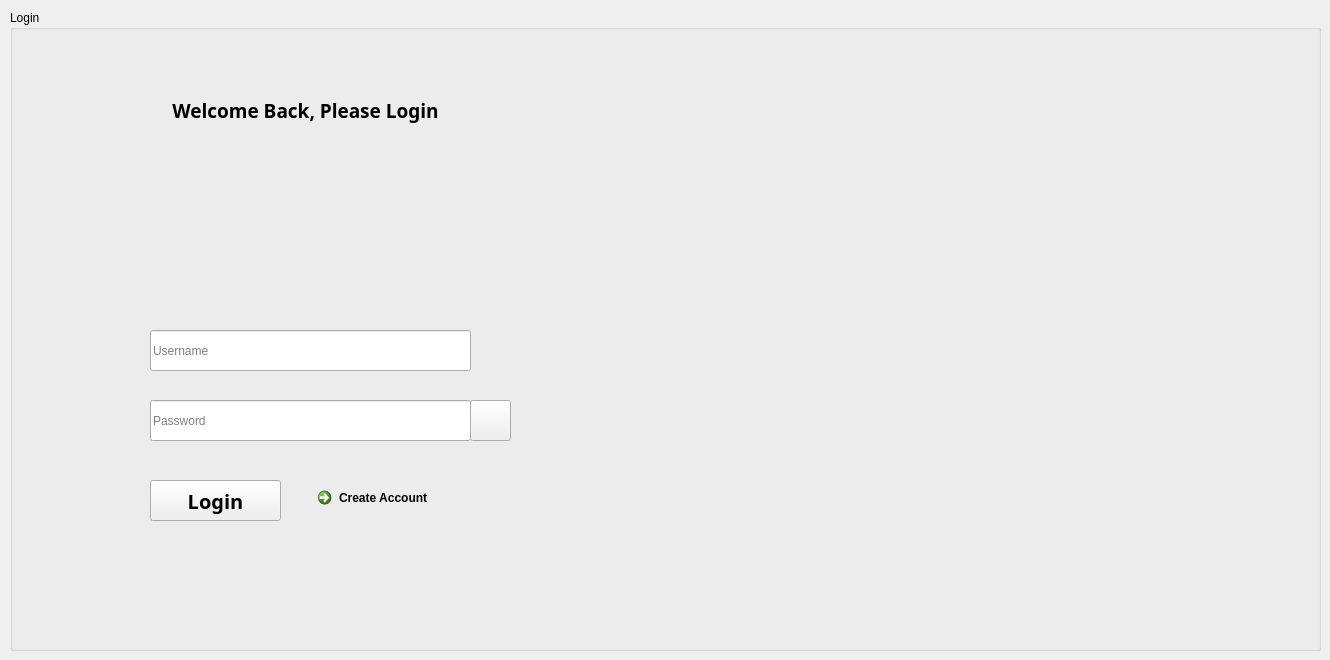
    <widget class="QWidget" name="tab_3">
     <attribute name="title">
      <string>Page</string>
     </attribute>
     <widget class="QGroupBox" name="groupBox">
      <property name="geometry">
       <rect>
        <x>10</x>
        <y>10</y>
        <width>1311</width>
        <height>641</height>
       </rect>
      </property>
      <property name="title">
       <string>Login</string>
      </property>
      <widget class="QPushButton" name="pushButton_login">
       <property name="geometry">
        <rect>
         <x>140</x>
         <y>470</y>
         <width>131</width>
         <height>41</height>
        </rect>
       </property>
       <property name="font">
        <font>
         <family>Segoe MDL2 Assets</family>
         <pointsize>15</pointsize>
         <weight>75</weight>
         <bold>true</bold>
        </font>
       </property>
       <property name="text">
        <string>Login</string>
       </property>
      </widget>
      <widget class="QLineEdit" name="lineEdit_username">
       <property name="geometry">
        <rect>
         <x>140</x>
         <y>320</y>
         <width>321</width>
         <height>41</height>
        </rect>
       </property>
       <property name="placeholderText">
        <string>Username</string>
       </property>
      </widget>
      <widget class="QLineEdit" name="lineEdit_password">
       <property name="geometry">
        <rect>
         <x>140</x>
         <y>390</y>
         <width>321</width>
         <height>41</height>
        </rect>
       </property>
       <property name="echoMode">
        <enum>QLineEdit::Password</enum>
       </property>
       <property name="placeholderText">
        <string>Password</string>
       </property>
      </widget>
      <widget class="QLabel" name="label_26">
       <property name="geometry">
        <rect>
         <x>130</x>
         <y>80</y>
         <width>331</width>
         <height>41</height>
        </rect>
       </property>
       <property name="font">
        <font>
         <family>Segoe MDL2 Assets</family>
         <pointsize>14</pointsize>
         <weight>75</weight>
         <bold>true</bold>
        </font>
       </property>
       <property name="text">
        <string>Welcome Back, Please Login</string>
       </property>
       <property name="alignment">
        <set>Qt::AlignCenter</set>
       </property>
      </widget>
      <widget class="QLabel" name="label_27">
       <property name="geometry">
        <rect>
         <x>780</x>
         <y>110</y>
         <width>411</width>
         <height>351</height>
        </rect>
       </property>
       <property name="text">
        <string/>
       </property>
       <property name="pixmap">
        <pixmap resource="resources.qrc">:/assets/images/login.png</pixmap>
       </property>
      </widget>
      <widget class="QCommandLinkButton" name="commandLinkButton_create_account">
       <property name="geometry">
        <rect>
         <x>300</x>
         <y>470</y>
         <width>171</width>
         <height>41</height>
        </rect>
       </property>
       <property name="text">
        <string>Create Account</string>
       </property>
      </widget>
      <widget class="QLabel" name="label_19">
       <property name="geometry">
        <rect>
         <x>230</x>
         <y>150</y>
         <width>151</width>
         <height>141</height>
        </rect>
       </property>
       <property name="text">
        <string/>
       </property>
       <property name="pixmap">
        <pixmap resource="resources.qrc">:/assets/images/si.png</pixmap>
       </property>
       <property name="scaledContents">
        <bool>true</bool>
       </property>
      </widget>
      <widget class="QPushButton" name="pushButton_h3">
       <property name="geometry">
        <rect>
         <x>460</x>
         <y>390</y>
         <width>41</width>
         <height>41</height>
        </rect>
       </property>
       <property name="text">
        <string/>
       </property>
       <property name="icon">
        <iconset resource="resources.qrc">
         <normaloff>:/assets/images/view.png</normaloff>:/assets/images/view.png</iconset>
       </property>
      </widget>
     </widget>
    </widget>
